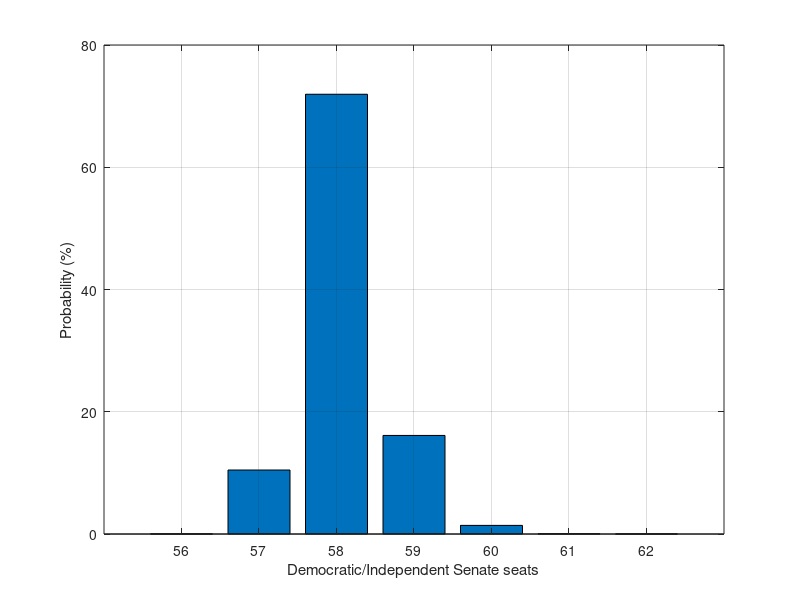

Recreate this plot in MATLAB.
% Senate estimate
% Dem safe: 56 (counting Sanders and Lieberman)
% GOP safe: 38
% 6 races remain: AK, GA, KY, MN, MS_B, NC

demsafe=56;
GOPsafe=38;
un=0;
% polls newest to oldest from Pollster.com
margins_ak=[7 22 8]; % oldest 10/17-19
margins_ga=[-2 -4 -5 -9 -1 -9 -2]; % oldest 10/27
ga_lt50=[1 2 3 5]; ga_Lib=[4 5 7 0 5 0 2];
margins_ky=[-8 -7 -5 -3 -2]; % oldest 10/26-27
margins_mn=[-5 4 5 -3 -4 -6 4]; % oldest 10/24-28
margins_ms=[-7 -11 -13]; % oldest 10/20-22
margins_nc=[7 7 5 6 -1 2 9 6 3]; % oldest 10/25-26

med(1)=median(margins_ak);
med(2)=median(margins_ga);
med(3)=median(margins_ky);
med(4)=median(margins_mn);
med(5)=median(margins_ms);
med(6)=median(margins_nc);

len(1)=length(margins_ak);
len(2)=length(margins_ga);
len(3)=length(margins_ky);
len(4)=length(margins_mn);
len(5)=length(margins_ms);
len(6)=length(margins_nc);

sem(1)=mad(margins_ak)/0.6745/sqrt(length(margins_ak));
sem(2)=mad(margins_ga)/0.6745/sqrt(length(margins_ga));
sem(3)=mad(margins_ky)/0.6745/sqrt(length(margins_ky));
sem(4)=mad(margins_mn)/0.6745/sqrt(length(margins_mn));
sem(5)=mad(margins_ms)/0.6745/sqrt(length(margins_ms));
sem(6)=mad(margins_nc)/0.6745/sqrt(length(margins_nc));

alldists=zeros(1,7);num=0;allprobs=zeros(1,6);
for diff=-2:0.2:2;
    
for i=1:6
       z(i)=(med(i)+diff)/max(sqrt(sem(i)*sem(i)+un*un),sqrt(1/500/len(i)));
end


senate_probs=tcdf(z,len);

%Georgia
% these lines are equivalent to the assumption that undecideds can break up
% to 30-70 in either direction, uniformly distributed.
p_flip=(margins_ga(ga_lt50) + diff + 0.4*ga_Lib(ga_lt50)) ./ ga_Lib(ga_lt50)/0.8;
for i=1:length(p_flip)
   p_flip(i) = min(p_flip(i),1);
   p_flip(i) = max(p_flip(i),0);
end
senate_probs(2)=senate_probs(2)*(length(margins_ga)-length(ga_lt50))/length(margins_ga)+median(p_flip)*length(ga_lt50)/length(margins_ga);

[diff sum(senate_probs)];

senate_dist=[1-senate_probs(1) senate_probs(1)];
for i=2:6
    senate_dist=conv(senate_dist,[1-senate_probs(i) senate_probs(i)]);
end

allprobs=allprobs+senate_probs;
alldists=alldists+senate_dist;
num=num+1;
end
alldists=alldists/num;
allprobs=allprobs/num;
alldists=alldists*100;
bar(56:62,alldists)
grid on
xlabel('Democratic/Independent Senate seats')
ylabel('Probability (%)')

dlmwrite('Sen_histogram.csv', alldists');

mode_dem=demsafe-1+find(alldists==max(alldists));
mode_gop=100-mode_dem;
prob_60seats=sum(alldists(5:7));

dlmwrite('Sen_estimates.csv', [mode_dem mode_gop prob_60seats]);
